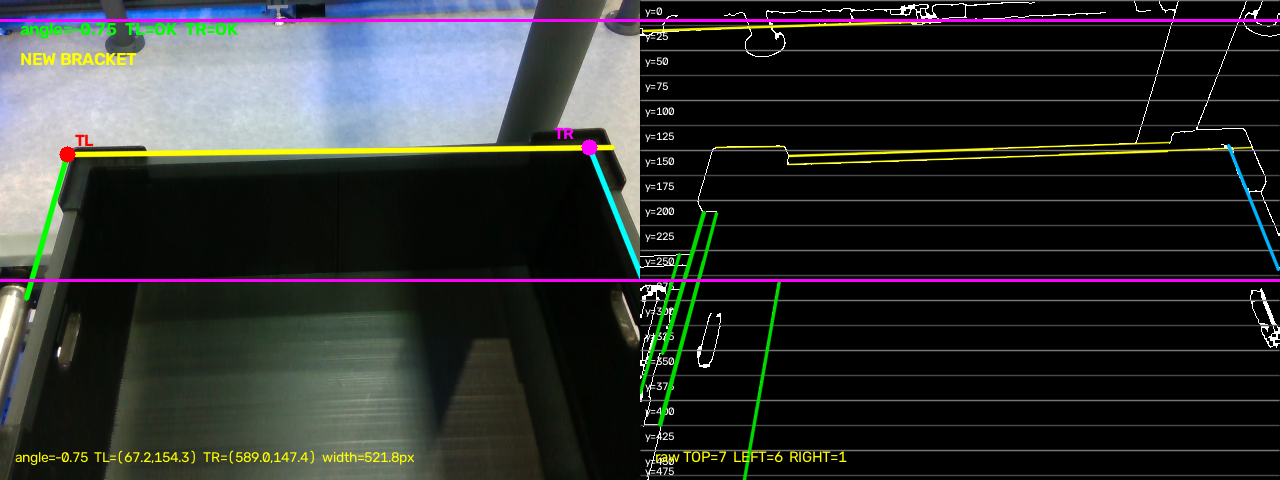
#> input picture new_bracket_vision_test/new_bracket_tote_detection_20260918_102102.png, 1280 x 480 px
$ python -i tote_rim_test.py   (imports and definitions only)
#> lines starting #> are read from the running program, lines starting #| are printed output that depends on the picture; after the words box and inside, x2 and y2 are one past the last pixel; in counts of white or black regions, pixels touching at a corner belong together
#> further down, picture is the input picture: shape (480, 1280, 3); mean B, G, R 47.2, 48.5, 46.4
#!/usr/bin/env python3
"""D435 RGB에서 토트 opening의 사다리꼴과 4개 corner를 검출한다.

Canny + HoughLinesP로 rim 후보선을 찾고, 네 선 조합의 기하 구조와 내부 밝기, edge support를 평가한다.
Depth와 로봇 제어는 사용하지 않으며, 현재 단계에서는 TL/TR/BR/BL corner 검출 안정성만 확인한다.

사용법:
python test/tote_rim_test.py --serial 250122079439
"""

from __future__ import annotations

import argparse
from dataclasses import dataclass
import math

import cv2
import numpy as np
import pyrealsense2 as rs


# ============================================================
# 카메라
# ============================================================

CAM_WIDTH = 640
CAM_HEIGHT = 480
CAM_FPS = 30


# ============================================================
# Edge / Hough
# ============================================================

CANNY_LOW = 40
CANNY_HIGH = 120

HOUGH_THRESHOLD = 45
MIN_LINE_LENGTH = 60
MAX_LINE_GAP = 35


# ============================================================
# 관심 영역
# ============================================================

ROI_LEFT_RATIO = 0.01
ROI_RIGHT_RATIO = 0.99
ROI_TOP_RATIO = 0.10
ROI_BOTTOM_RATIO = 0.99


# ============================================================
# 후보선 각도
# ============================================================

HORIZONTAL_MAX_DEG = 18.0

LEFT_MIN_DEG = 92.0
LEFT_MAX_DEG = 140.0

RIGHT_MIN_DEG = 40.0
RIGHT_MAX_DEG = 88.0

MAX_HORIZONTAL_CANDIDATES = 14
MAX_LEFT_CANDIDATES = 10
MAX_RIGHT_CANDIDATES = 10


# ============================================================
# 사다리꼴 조건
# ============================================================

MIN_OPENING_HEIGHT_RATIO = 0.22
MIN_OPENING_WIDTH_RATIO = 0.40
MIN_AREA_RATIO = 0.16

MIN_BACK_FRONT_WIDTH_RATIO = 0.45
MAX_BACK_FRONT_WIDTH_RATIO = 1.05

CORNER_MARGIN_RATIO = 0.08


# ============================================================
# 밝기 / Edge score
# ============================================================

DARK_THRESHOLD = 100
MIN_DARK_FRACTION = 0.45

EDGE_SAMPLE_COUNT = 50
EDGE_SEARCH_RADIUS = 3


@dataclass
class LineCandidate:
    """Hough 선분 하나와 무한 직선 표현."""

    segment: np.ndarray
    length: float
    angle_deg: float
    center_x: float
    center_y: float
    line_abc: np.ndarray


@dataclass
class ToteDetection:
    """최종 선택된 토트 opening."""

    corners: np.ndarray
    score: float
    dark_fraction: float
    edge_support: float


def line_info(segment: np.ndarray):
    """선분의 길이, 각도, 중심점을 계산한다."""
    x1, y1, x2, y2 = [float(value) for value in segment]

    dx = x2 - x1
    dy = y2 - y1

    length = math.hypot(dx, dy)
    angle = math.degrees(math.atan2(dy, dx)) % 180.0
    center_x = 0.5 * (x1 + x2)
    center_y = 0.5 * (y1 + y2)

    return length, angle, center_x, center_y


def segment_to_line(segment: np.ndarray) -> np.ndarray:
    """두 점 선분을 ax + by + c = 0 형태의 무한 직선으로 변환한다."""
    x1, y1, x2, y2 = [float(value) for value in segment]

    a = y1 - y2
    b = x2 - x1
    c = x1 * y2 - x2 * y1
    norm = math.hypot(a, b)

    if norm < 1e-9:
        raise ValueError("길이가 0인 선분입니다.")

    return np.asarray([a / norm, b / norm, c / norm], dtype=np.float64)


def intersection(first: np.ndarray, second: np.ndarray) -> np.ndarray | None:
    """두 무한 직선의 교점을 계산한다."""
    a1, b1, c1 = first
    a2, b2, c2 = second

    determinant = a1 * b2 - a2 * b1

    if abs(determinant) < 1e-8:
        return None

    x = (b1 * c2 - b2 * c1) / determinant
    y = (c1 * a2 - c2 * a1) / determinant

    if not np.isfinite(x) or not np.isfinite(y):
        return None

    return np.asarray([x, y], dtype=np.float64)


def is_horizontal(angle_deg: float) -> bool:
    """0도 또는 180도 근처의 선인지 확인한다."""
    return angle_deg <= HORIZONTAL_MAX_DEG or angle_deg >= 180.0 - HORIZONTAL_MAX_DEG


def make_candidate(segment: np.ndarray) -> LineCandidate:
    """Hough 선분을 후보 객체로 변환한다."""
    length, angle, center_x, center_y = line_info(segment)

    return LineCandidate(
        segment=np.asarray(segment, dtype=np.float64),
        length=length,
        angle_deg=angle,
        center_x=center_x,
        center_y=center_y,
        line_abc=segment_to_line(segment),
    )


def detect_line_candidates(image: np.ndarray):
    """Hough 후보를 horizontal / left / right 세 그룹으로 나눈다."""
    height, width = image.shape[:2]

    gray = cv2.cvtColor(image, cv2.COLOR_BGR2GRAY)
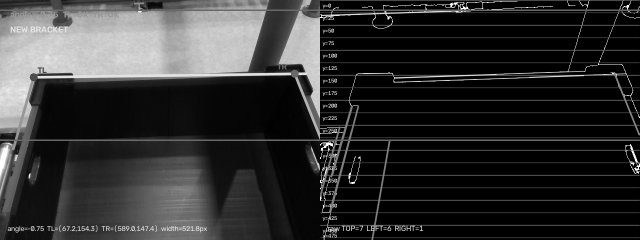
#> gray: shape (480, 1280) (shown at 1/2 size); min 0, max 255, mean 47.8
    gray = cv2.GaussianBlur(gray, (5, 5), 0)
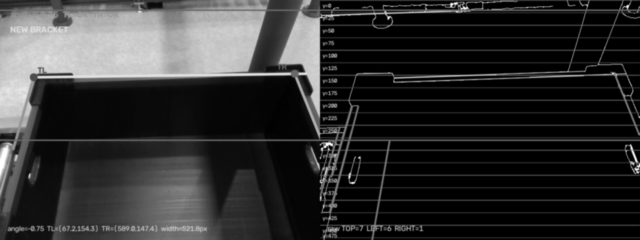
#> gray: shape (480, 1280) (shown at 1/2 size); min 0, max 255, mean 47.7
    edges = cv2.Canny(gray, CANNY_LOW, CANNY_HIGH)
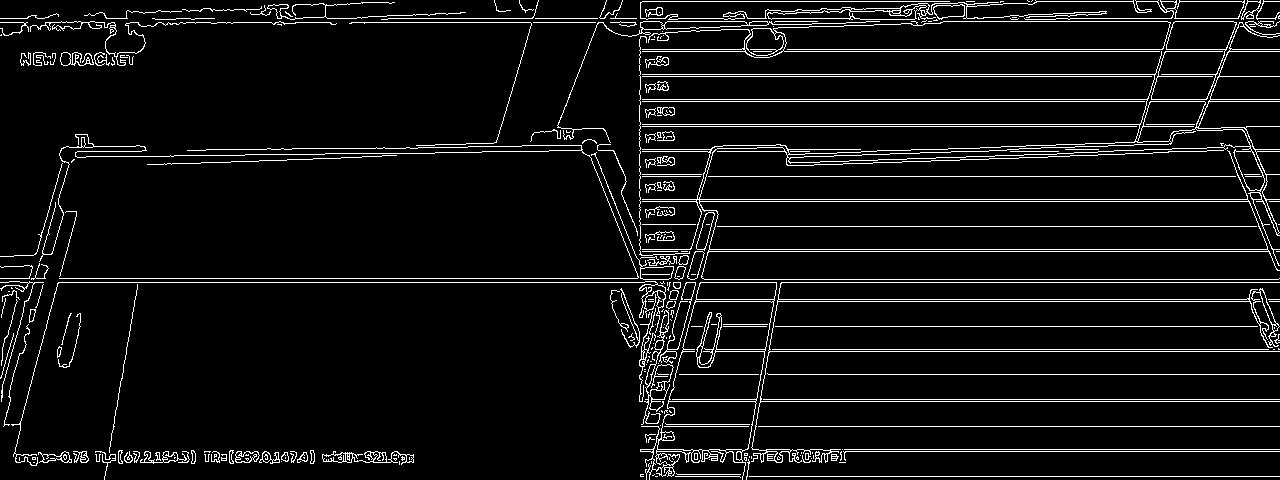
#> edges: shape (480, 1280); 6.5% white in thin lines or dots

    kernel = cv2.getStructuringElement(cv2.MORPH_RECT, (3, 3))
    edges = cv2.morphologyEx(edges, cv2.MORPH_CLOSE, kernel, iterations=1)
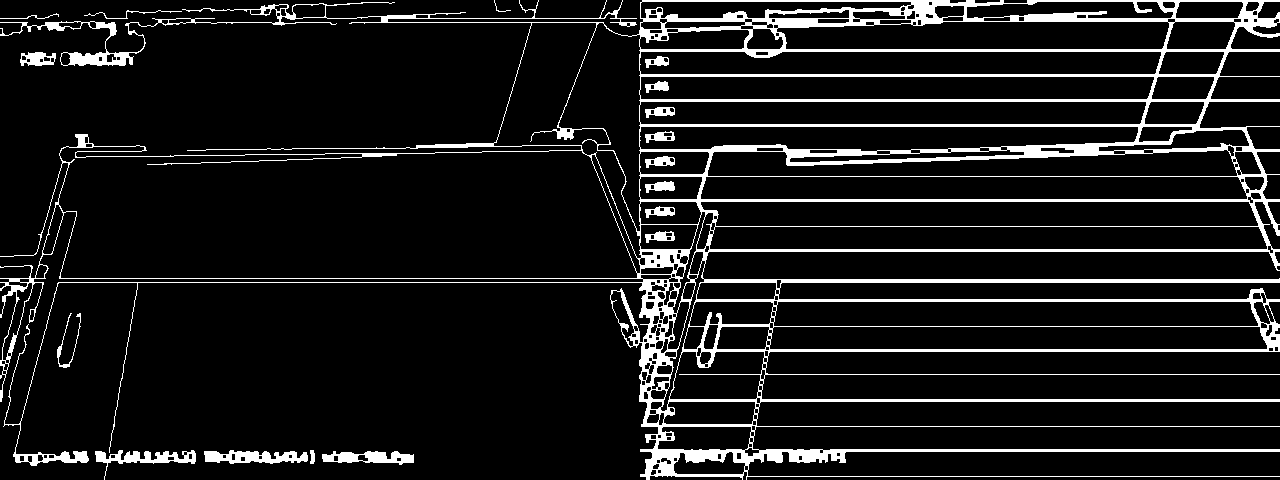
#> edges: shape (480, 1280); 10% white; 18 white regions, largest, box (x1, y1, x2, y2) and area: (0, 0, 1280, 480) 56512, (204, 450, 308, 464) 937, (95, 450, 196, 480) 861

    x0 = int(width * ROI_LEFT_RATIO)
    x1 = int(width * ROI_RIGHT_RATIO)
    y0 = int(height * ROI_TOP_RATIO)
    y1 = int(height * ROI_BOTTOM_RATIO)

    roi_mask = np.zeros_like(edges)
    roi_mask[y0:y1, x0:x1] = 255
    roi_edges = cv2.bitwise_and(edges, roi_mask)
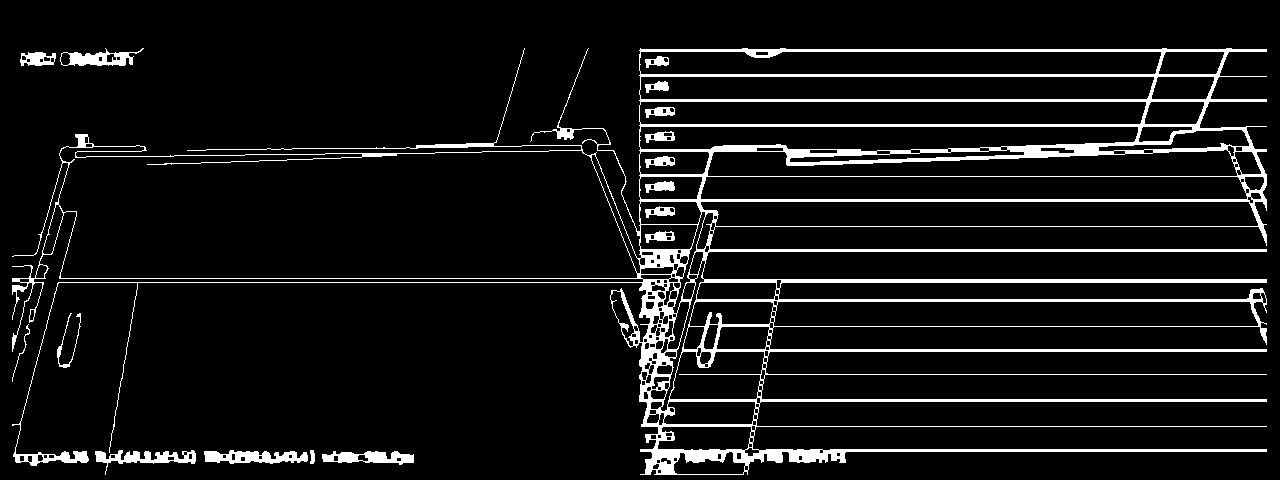
#> roi_edges: shape (480, 1280); 8% white; 17 white regions, largest, box (x1, y1, x2, y2) and area: (12, 48, 1267, 475) 43475, (204, 450, 308, 464) 937, (95, 450, 196, 475) 856

    detected = cv2.HoughLinesP(
        roi_edges,
        rho=1,
        theta=np.pi / 180.0,
        threshold=HOUGH_THRESHOLD,
        minLineLength=MIN_LINE_LENGTH,
        maxLineGap=MAX_LINE_GAP,
    )
#> detected = 160 rows, first 6: [20, 282, 1266, 282], [640, 99, 1266, 99], [640, 451, 1266, 451], [60, 151, 141, 151], [640, 124, 1199, 124], [640, 74, 1219, 74]

    if detected is None:
        return [], [], [], gray, roi_edges

    segments = np.asarray(detected, dtype=np.int32).reshape(-1, 4)
#> segments has the same summary as detected

    horizontal = []
    left = []
    right = []

    for segment in segments:
        candidate = make_candidate(segment)

        if candidate.length < MIN_LINE_LENGTH:
            continue

        angle = candidate.angle_deg

        if is_horizontal(angle):
            horizontal.append(candidate)
        elif LEFT_MIN_DEG <= angle <= LEFT_MAX_DEG and candidate.center_x < width * 0.55:
            left.append(candidate)
        elif RIGHT_MIN_DEG <= angle <= RIGHT_MAX_DEG and candidate.center_x > width * 0.45:
            right.append(candidate)
#> this loop made 160 passes

    horizontal.sort(key=lambda item: item.length, reverse=True)
    left.sort(key=lambda item: item.length, reverse=True)
    right.sort(key=lambda item: item.length, reverse=True)

    horizontal = horizontal[:MAX_HORIZONTAL_CANDIDATES]
    left = left[:MAX_LEFT_CANDIDATES]
    right = right[:MAX_RIGHT_CANDIDATES]

    return horizontal, left, right, gray, roi_edges


def polygon_area(corners: np.ndarray) -> float:
    """4점 polygon의 면적을 계산한다."""
    return abs(float(cv2.contourArea(corners.astype(np.float32))))


def corners_inside_margin(corners: np.ndarray, width: int, height: int) -> bool:
    """교점이 화면에서 지나치게 멀리 벗어나지 않는지 확인한다."""
    margin_x = width * CORNER_MARGIN_RATIO
    margin_y = height * CORNER_MARGIN_RATIO

    x = corners[:, 0]
    y = corners[:, 1]

    return bool(
        np.all(x >= -margin_x)
        and np.all(x <= width + margin_x)
        and np.all(y >= -margin_y)
        and np.all(y <= height + margin_y)
    )


def geometry_score(corners: np.ndarray, width: int, height: int) -> float | None:
    """TL, TR, BR, BL이 정상적인 토트 사다리꼴인지 검사한다."""
    tl, tr, br, bl = corners

    if not corners_inside_margin(corners, width, height):
        return None

    if not (tl[0] < tr[0] and bl[0] < br[0]):
        return None

    if not (tl[1] < bl[1] and tr[1] < br[1]):
        return None

    back_width = float(np.linalg.norm(tr - tl))
    front_width = float(np.linalg.norm(br - bl))
    left_height = float(np.linalg.norm(bl - tl))
    right_height = float(np.linalg.norm(br - tr))
    mean_height = 0.5 * (left_height + right_height)

    if mean_height < height * MIN_OPENING_HEIGHT_RATIO:
        return None

    if min(back_width, front_width) < width * MIN_OPENING_WIDTH_RATIO:
        return None

    width_ratio = back_width / max(front_width, 1e-6)

    if not MIN_BACK_FRONT_WIDTH_RATIO <= width_ratio <= MAX_BACK_FRONT_WIDTH_RATIO:
        return None

    # 원근상 위쪽 모서리는 아래쪽 모서리보다 안쪽으로 들어오는 형태를 기대한다.
    if tl[0] < bl[0] - width * 0.05:
        return None

    if tr[0] > br[0] + width * 0.05:
        return None

    area = polygon_area(corners)

    if area < width * height * MIN_AREA_RATIO:
        return None

    height_ratio = min(left_height, right_height) / max(left_height, right_height, 1e-6)

    if height_ratio < 0.45:
        return None

    area_score = min(1.0, area / (width * height * 0.55))
    symmetry_score = height_ratio
    perspective_score = 1.0 - min(abs(width_ratio - 0.85), 0.85) / 0.85

    return 0.45 * area_score + 0.30 * symmetry_score + 0.25 * perspective_score


def polygon_dark_fraction(gray: np.ndarray, corners: np.ndarray) -> float:
    """사다리꼴 내부가 얼마나 어두운지 계산한다."""
    mask = np.zeros_like(gray, dtype=np.uint8)
    polygon = np.rint(corners).astype(np.int32)

    cv2.fillConvexPoly(mask, polygon, 255)

    # rim 자체보다 실제 opening 내부를 보기 위해 mask를 조금 줄인다.
    kernel = np.ones((15, 15), dtype=np.uint8)
    inner_mask = cv2.erode(mask, kernel, iterations=1)

    pixels = gray[inner_mask > 0]

    if pixels.size == 0:
        return 0.0

    return float(np.mean(pixels < DARK_THRESHOLD))


def segment_edge_support(edges: np.ndarray, start: np.ndarray, end: np.ndarray) -> float:
    """두 corner 사이에 실제 edge가 얼마나 이어져 있는지 계산한다."""
    height, width = edges.shape

    xs = np.linspace(start[0], end[0], EDGE_SAMPLE_COUNT)
    ys = np.linspace(start[1], end[1], EDGE_SAMPLE_COUNT)

    supported = 0
    valid = 0

    for x_value, y_value in zip(xs, ys):
        x = int(round(x_value))
        y = int(round(y_value))

        if not (0 <= x < width and 0 <= y < height):
            continue

        x0 = max(0, x - EDGE_SEARCH_RADIUS)
        x1 = min(width, x + EDGE_SEARCH_RADIUS + 1)
        y0 = max(0, y - EDGE_SEARCH_RADIUS)
        y1 = min(height, y + EDGE_SEARCH_RADIUS + 1)

        patch = edges[y0:y1, x0:x1]

        valid += 1

        if np.any(patch > 0):
            supported += 1

    if valid == 0:
        return 0.0

    return supported / valid


def trapezoid_edge_support(edges: np.ndarray, corners: np.ndarray) -> float:
    """BACK / RIGHT / FRONT / LEFT 네 변의 평균 edge support를 계산한다."""
    tl, tr, br, bl = corners

    supports = [
        segment_edge_support(edges, tl, tr),
        segment_edge_support(edges, tr, br),
        segment_edge_support(edges, br, bl),
        segment_edge_support(edges, bl, tl),
    ]

    return float(np.mean(supports))


def make_corners(
    back: LineCandidate,
    front: LineCandidate,
    left: LineCandidate,
    right: LineCandidate,
) -> np.ndarray | None:
    """네 직선의 교점으로 TL, TR, BR, BL을 만든다."""
    tl = intersection(back.line_abc, left.line_abc)
    tr = intersection(back.line_abc, right.line_abc)
    bl = intersection(front.line_abc, left.line_abc)
    br = intersection(front.line_abc, right.line_abc)

    if any(point is None for point in (tl, tr, br, bl)):
        return None

    return np.stack((tl, tr, br, bl), axis=0)


def find_best_tote(image: np.ndarray) -> tuple[ToteDetection | None, np.ndarray]:
    """모든 후보선 조합 중 가장 그럴듯한 토트 opening 하나를 선택한다."""
    horizontal, left_candidates, right_candidates, gray, edges = detect_line_candidates(image)

    height, width = image.shape[:2]
    best_detection = None

    for first_index in range(len(horizontal)):
        for second_index in range(first_index + 1, len(horizontal)):
            first = horizontal[first_index]
            second = horizontal[second_index]

            back, front = (first, second) if first.center_y <= second.center_y else (second, first)

            # 같은 rim의 안쪽/바깥쪽 edge를 BACK과 FRONT로 동시에 선택하지 못하게 한다.
            if front.center_y - back.center_y < height * MIN_OPENING_HEIGHT_RATIO:
                continue

            for left in left_candidates:
                for right in right_candidates:
                    corners = make_corners(back, front, left, right)

                    if corners is None:
                        continue

                    geo_score = geometry_score(corners, width, height)

                    if geo_score is None:
                        continue

                    dark_fraction = polygon_dark_fraction(gray, corners)

                    if dark_fraction < MIN_DARK_FRACTION:
                        continue

                    edge_support = trapezoid_edge_support(edges, corners)

                    if edge_support < 0.35:
                        continue

                    total_score = 0.35 * geo_score + 0.35 * dark_fraction + 0.30 * edge_support

                    if best_detection is None or total_score > best_detection.score:
                        best_detection = ToteDetection(
                            corners=corners,
                            score=total_score,
                            dark_fraction=dark_fraction,
                            edge_support=edge_support,
                        )
#> this loop made 14 passes
#> pass 1, in polygon_dark_fraction, `inner_mask = cv2.erode(mask, kernel, iterations=1)`:
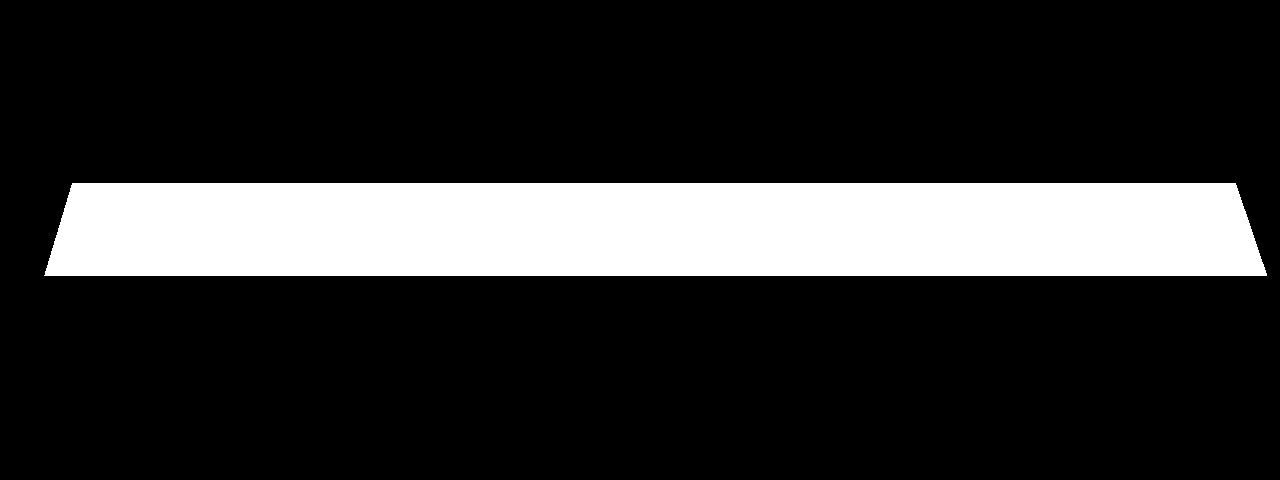
#> inner_mask: shape (480, 1280); 18.1% white; 1 white region, box (x1, y1, x2, y2) and area: (44, 183, 1267, 276) 110996

    return best_detection, edges


# [105 lines left out: functions draw_detection, start_camera, main, not called in this run]


# [2 lines not run here, left out]

>>> import cv2
>>> picture = cv2.imread('../new_bracket_vision_test/new_bracket_tote_detection_20260918_102102.png')
>>> result = find_best_tote(picture)
